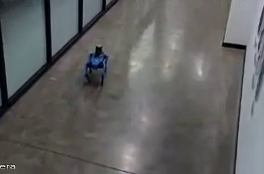
#> input picture backup/images/017.png, 264 x 174 px; its folder holds only this picture in this run
$ python color.py
#> lines starting #> are read from the running program, lines starting #| are printed output that depends on the picture
import cv2
import math
import numpy as np
import os
import xml.etree.ElementTree as ET
from xml.etree.ElementTree import ElementTree, Element

def getColorImg(alpha,beta,img_path,img_write_path):
#> called with alpha = 0.3, beta = 10, img_path = '../backup/images/017.png', img_write_path = '../datasets/images/017color3.jpg'
    img = cv2.imread(img_path)
#> img is the input picture: shape (174, 264, 3); mean B, G, R 98.2, 98.6, 98.7
    colored_img = np.uint8(np.clip((alpha * img + beta), 0, 255))
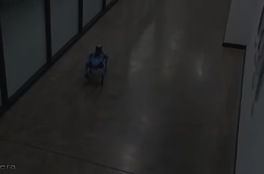
#> colored_img: shape (174, 264, 3); mean B, G, R 39, 39.1, 39.2
    cv2.imwrite(img_write_path,colored_img)

def getColorAnno(anno_path,anno_write_path):
#> (the run stopped early here; a loop or call above may not have finished)

$ run again, on backup/images/106.png
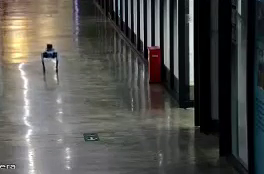
#> input picture backup/images/106.png, 264 x 174 px
#> in getColorImg, img is the input picture: shape (174, 264, 3); mean B, G, R 76.6, 80, 80.8
#> in getColorImg, `colored_img = np.uint8(np.clip((alpha * img + beta), 0, 255))`:
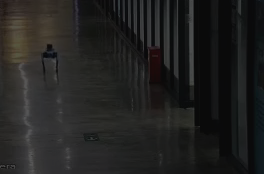
#> colored_img: shape (174, 264, 3); mean B, G, R 32.5, 33.6, 33.8

$ run again, on backup/images/049.png
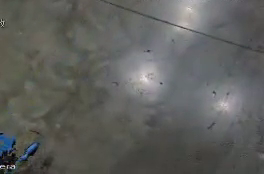
#> input picture backup/images/049.png, 264 x 174 px
#> in getColorImg, img is the input picture: shape (174, 264, 3); mean B, G, R 92.6, 95.4, 94.6
#> in getColorImg, `colored_img = np.uint8(np.clip((alpha * img + beta), 0, 255))`:
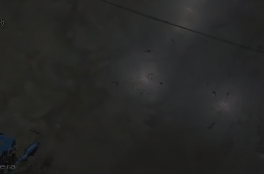
#> colored_img: shape (174, 264, 3); mean B, G, R 37.3, 38.2, 37.9
